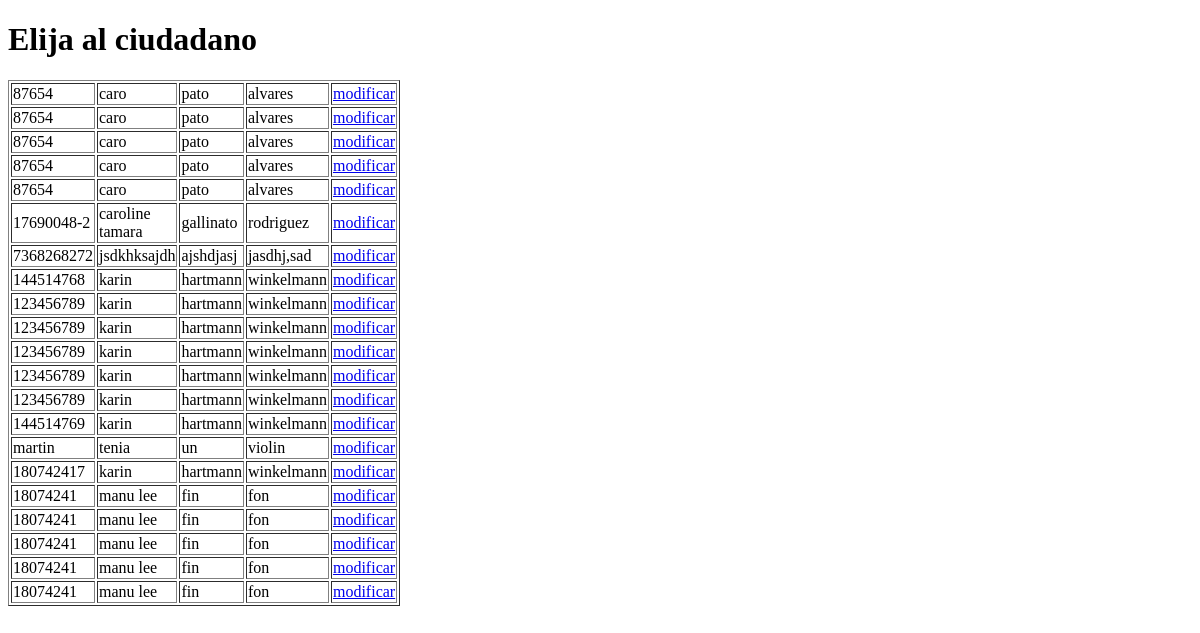
/listrut.php, run on the app's committed database.
### tables this page shows
CREATE TABLE IF NOT EXISTS `datos` (
  `rut` varchar(12) DEFAULT NULL,
  `nombres` varchar(50) DEFAULT NULL,
  `ap_paterno` varchar(30) DEFAULT NULL,
  `ap_materno` varchar(30) DEFAULT NULL,
  `fc_nac` varchar(10) DEFAULT NULL,
  `pais_nac` varchar(10) DEFAULT NULL,
  `ciudad` varchar(10) DEFAULT NULL,
  `fech_ems` varchar(10) DEFAULT NULL,
  `fech_venc` varchar(10) DEFAULT NULL,
  `sexo` varchar(2) DEFAULT NULL,
  `imagen` varchar(12) DEFAULT NULL
);

### listrut.php (the view, shortened to what this page needs)
<!DOCTYPE html PUBLIC "-//W3C//DTD XHTML 1.0 Transitional//EN" "http://www.w3.org/TR/xhtml1/DTD/xhtml1-transitional.dtd">
<html xmlns="http://www.w3.org/1999/xhtml">
<head>
<link href="es.css" rel="stylesheet" type="text/css" />
</head>
<body>
	<h1>Elija al ciudadano</h1>
	<table width="200" border="1">
	<?php
		include ("conection.php");
$result = mysqli_query($concarnet, "SELECT * FROM datos");
while($row = mysqli_fetch_array($result)){
	echo "<tr>";
	echo "<td>".$row['rut']."</td>";
	echo "<td>".$row['nombres']."</td>";
	echo "<td>".$row['ap_paterno']."</td>";
	echo "<td>".$row['ap_materno']."</td>";
	echo "<td><a href='mostrarcarnet.php?rut=".$row['rut']."'>modificar </a></td>";
	echo "</tr>";
}
	?>
</table>
</body>
</html>

### data on the page
datos: rut "87654", nombres "caro", ap_paterno "pato", ap_materno "alvares"
datos: rut "87654", nombres "caro", ap_paterno "pato", ap_materno "alvares"
datos: rut "87654", nombres "caro", ap_paterno "pato", ap_materno "alvares"
datos: rut "87654", nombres "caro", ap_paterno "pato", ap_materno "alvares"
datos: rut "87654", nombres "caro", ap_paterno "pato", ap_materno "alvares"
datos: rut "17690048-2", nombres "caroline tamara", ap_paterno "gallinato", ap_materno "rodriguez"
datos: rut "7368268272", nombres "jsdkhksajdh", ap_paterno "ajshdjasj", ap_materno "jasdhj,sad"
datos: rut "144514768", nombres "karin", ap_paterno "hartmann", ap_materno "winkelmann"
datos: rut "123456789", nombres "karin", ap_paterno "hartmann", ap_materno "winkelmann"
datos: rut "123456789", nombres "karin", ap_paterno "hartmann", ap_materno "winkelmann"
datos: rut "123456789", nombres "karin", ap_paterno "hartmann", ap_materno "winkelmann"
datos: rut "123456789", nombres "karin", ap_paterno "hartmann", ap_materno "winkelmann"
datos: rut "123456789", nombres "karin", ap_paterno "hartmann", ap_materno "winkelmann"
datos: rut "144514769", nombres "karin", ap_paterno "hartmann", ap_materno "winkelmann"
datos: rut "martin", nombres "tenia", ap_paterno "un", ap_materno "violin"
datos: rut "180742417", nombres "karin", ap_paterno "hartmann", ap_materno "winkelmann"
datos: rut "18074241", nombres "manu lee", ap_paterno "fin", ap_materno "fon"
datos: rut "18074241", nombres "manu lee", ap_paterno "fin", ap_materno "fon"
datos: rut "18074241", nombres "manu lee", ap_paterno "fin", ap_materno "fon"
datos: rut "18074241", nombres "manu lee", ap_paterno "fin", ap_materno "fon"
datos: rut "18074241", nombres "manu lee", ap_paterno "fin", ap_materno "fon"
